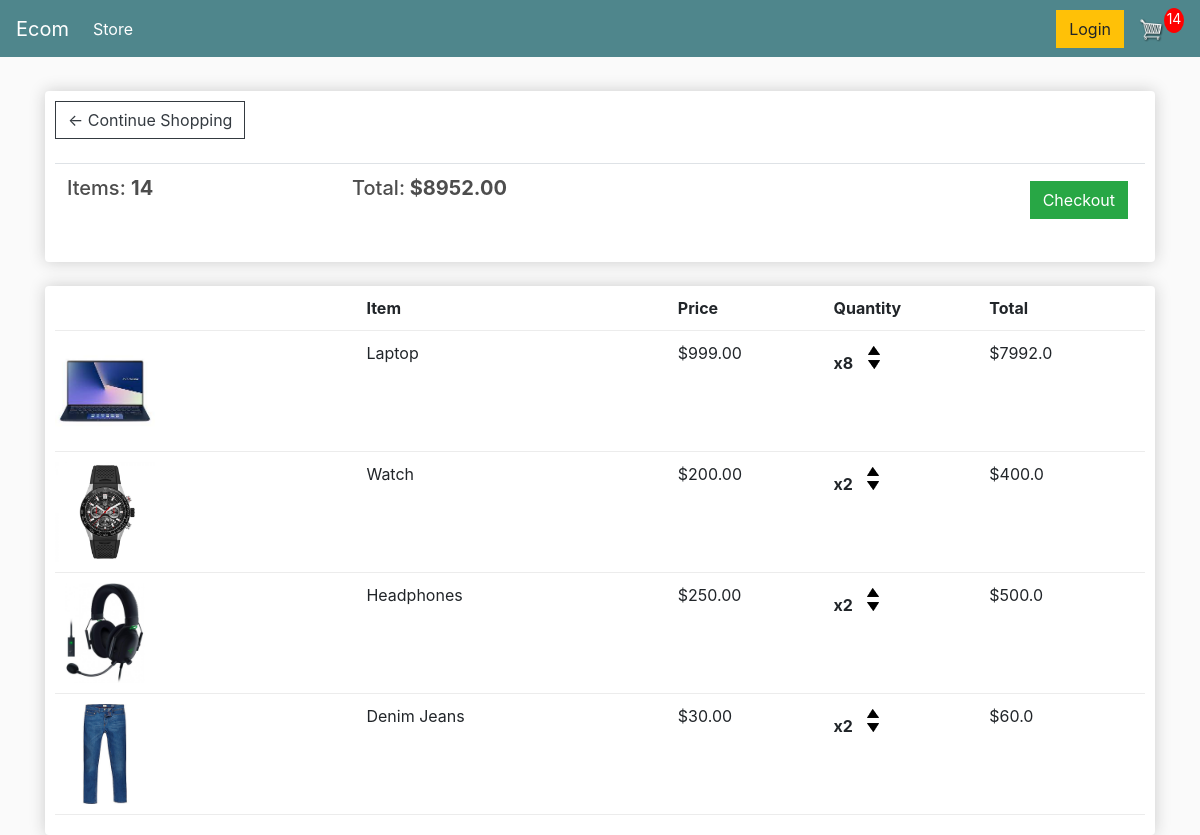
The page /cart/ (signed in) on the database as committed earlier.
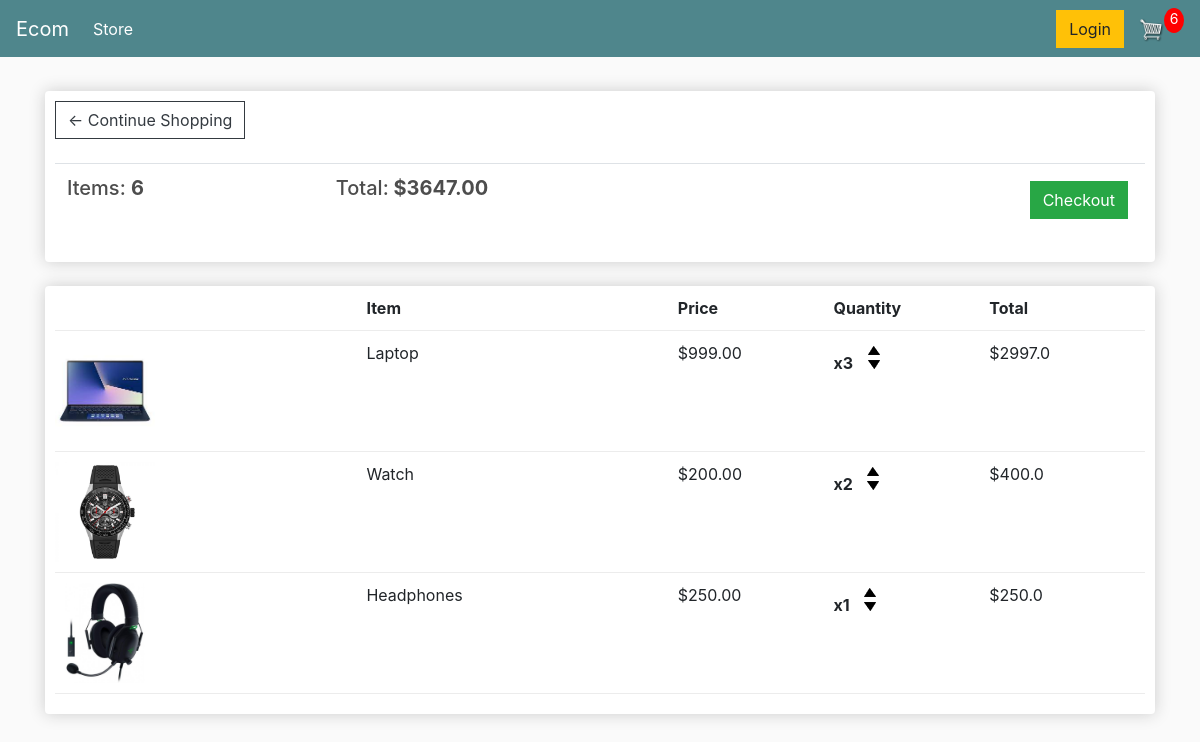
The same page on the database as committed later.
### store/models.py (models this page shows, shortened)
class Order(models.Model):
    customer = models.ForeignKey(Customer, on_delete=models.SET_NULL, null=True, blank=True)
    date_orderded = models.DateTimeField(auto_now_add=True)
    complete = models.BooleanField(default=False)
    transaction_id = models.CharField(max_length=100, null=True)
    @property
    def get_cart_total(self):
        orderitems = self.orderitem_set.all()
        total = sum([item.get_total for item in orderitems])
        return total
    @property
    def get_cart_items(self):
        orderitems = self.orderitem_set.all()
        total = sum([item.quantity for item in orderitems])
        return total

class OrderItem(models.Model):
    product = models.ForeignKey(Product, on_delete=models.SET_NULL, null=True, blank=True)
    order = models.ForeignKey(Order, on_delete=models.SET_NULL, null=True)
    quantity = models.IntegerField(default=0, null=True, blank=True)
    date_added = models.DateTimeField(auto_now_add=True)
    @property
    def get_total(self):
        total = self.product.price * self.quantity
        return total

class Product(models.Model):
    name = models.CharField(max_length=200)
    price = models.FloatField()
    digital = models.BooleanField(default=False, null=True, blank=True)
    image = models.ImageField(null=True, blank=True)
    @property
    def imageURL(self):
        try:
            url = self.image.url
        except:
            url =''
        return url

### store/views.py (the view)
# urls.py: path('cart/', views.cart, name= "cart"),
def cart(request):
    if request.user.is_authenticated:
        customer = request.user.customer
        order, created = Order.objects.get_or_create(customer = customer, complete = False)
        items = order.orderitem_set.all()
        cartItems = order.get_cart_items
    else:
        items = []
        order = {'get_cart_total': 0, 'get_cart_item': 0}
        cartItems = order['get_cart_items']
    context = {'items': items, 'order': order, 'cartItems': cartItems}
    return render(request, 'store/cart.html', context)

### store/templates/store/cart.html
{% extends 'store/main.html' %} {% load static %} {% block content %}
<div class="row">
    <div class="col-lg-12">
        <div class="box-element">
            <a class="btn btn-outline-dark" href="{% url 'store' %}">&#x2190; Continue Shopping</a>
            <br>
            <br>
            <table class="table">
                <tr>
                    <th>
                        <h5>Items: <strong>{{order.get_cart_items}}</strong></h5>
                    </th>
                    <th>
                        <h5>Total:<strong> ${{order.get_cart_total|floatformat:2}}</strong></h5>
                    </th>
                    <th>
                        <a style="float:right; margin:5px;" class="btn btn-success" href="{% url 'checkout' %}">Checkout</a>
                    </th>
                </tr>
            </table>
        </div>
        <br>
        <div class="box-element">
            <div class="cart-row">
                <div style="flex:2"></div>
                <div style="flex:2"><strong>Item</strong></div>
                <div style="flex:1"><strong>Price</strong></div>
                <div style="flex:1"><strong>Quantity</strong></div>
                <div style="flex:1"><strong>Total</strong></div>
            </div>
            {% for item in items %}
            <div class="cart-row">
                <div style="flex:2"><img class="row-image" src="{{item.product.imageURL}}"></div>
                <div style="flex:2">{{item.product.name}}</div>
                <div style="flex:1">${{item.product.price|floatformat:2}}</div>
                <div style="flex:1">
                    <p class="quantity">x{{item.quantity}}</p>
                    <div class="quantity">
                        <img data-product="{{item.product.id}}" data-action="add" class="chg-quantity update-cart" src="{% static  'images/arrow-up.png' %}">
                        <img data-product="{{item.product.id}}" data-action="remove" class="chg-quantity update-cart" src="{% static  'images/arrow-down.png' %}">
                    </div>
                </div>
                <div style="flex:1">${{item.get_total}}</div>
            </div>
            {% endfor %}
        </div>
    </div>
</div>
{% endblock content %}

Rows that differ between the two databases and show on the page:
removed OrderItem: product.imageURL (picture), product.name "Denim Jeans", product.price "30.00", quantity "2", get_total "60.0"
changed through a linked row, Order: get_cart_items "14" → "6"; get_cart_total "8952.00" → "3647.00"
changed OrderItem "Laptop": quantity "8" → "3"; get_total "7992.0" → "2997.0"
changed OrderItem "Headphones": quantity "2" → "1"; get_total "500.0" → "250.0"
Other text that changed with them:
{{ cartItems }}: "14" → "6"
